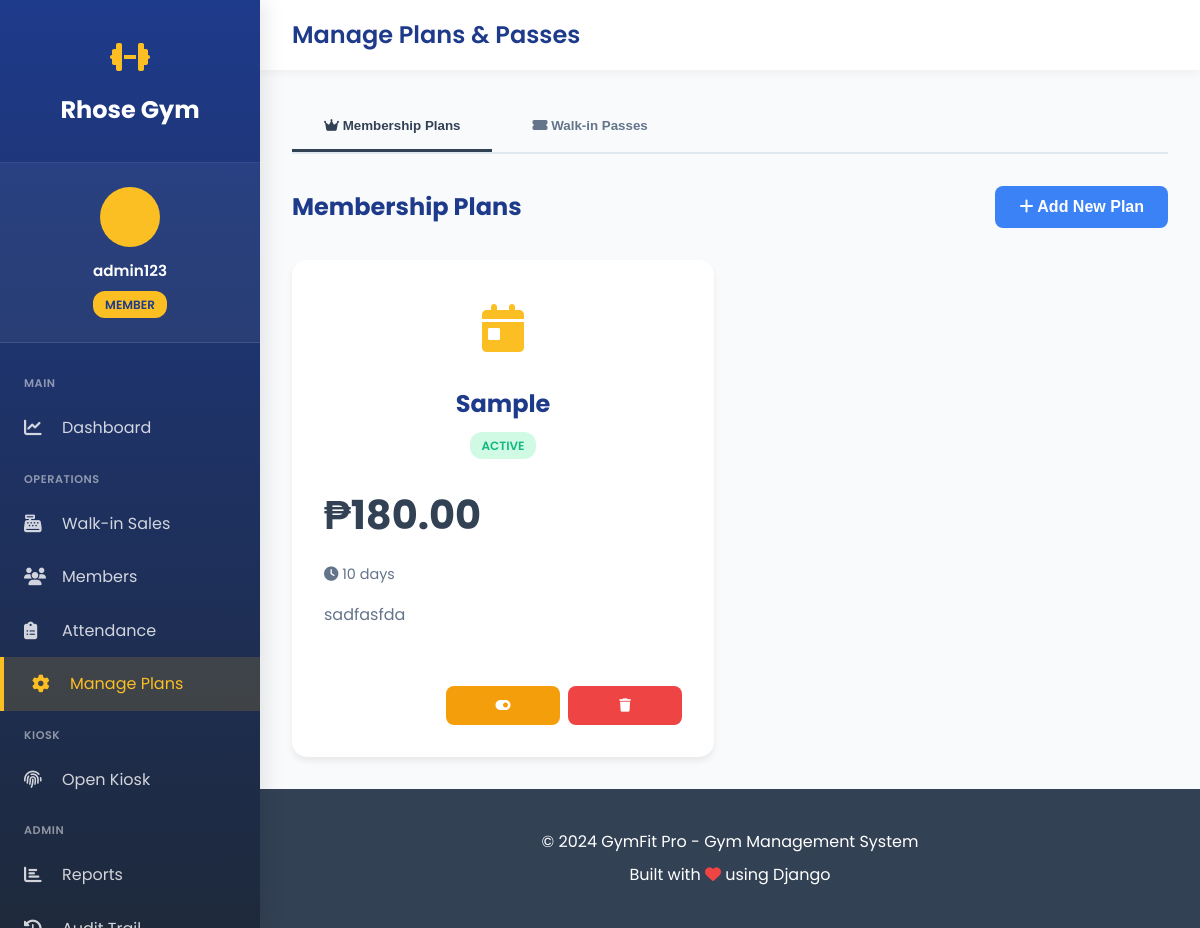
The page /manage-plans/ (signed in) on the database its author committed.
### gym_app/models.py (models this page shows, shortened)
class User(AbstractUser):
    ROLE_CHOICES = [
        ('admin', 'Admin'),
        ('staff', 'Staff'),
        ('member', 'Member'),
    ]
    role = models.CharField(max_length=10, choices=ROLE_CHOICES, default='member')
    mobile_no = models.CharField(max_length=20, blank=True, null=True)
    address = models.TextField(blank=True, null=True)
    birthdate = models.DateField(blank=True, null=True)
    age = models.IntegerField(blank=True, null=True)
    kiosk_pin = models.CharField(
        max_length=6,
        blank=True,
        null=True,
        unique=True,
        help_text="6-digit PIN for kiosk check-in/out",
        verbose_name="Kiosk PIN"
    )
    created_at = models.DateTimeField(auto_now_add=True)
    updated_at = models.DateTimeField(auto_now=True)
    class Meta:
        db_table = 'users'
        verbose_name = 'User'
        verbose_name_plural = 'Users'
    def is_admin(self):
        return self.role == 'admin' or self.is_superuser
    def is_staff_or_admin(self):
        return self.role in ['admin', 'staff'] or self.is_superuser or self.is_staff

class MembershipPlan(models.Model):
    name = models.CharField(max_length=100)
    duration_days = models.IntegerField(help_text="Duration in days")
    price = models.DecimalField(max_digits=10, decimal_places=2)
    description = models.TextField(blank=True, null=True)
    is_active = models.BooleanField(default=True)
    created_at = models.DateTimeField(auto_now_add=True)
    updated_at = models.DateTimeField(auto_now=True)
    class Meta:
        db_table = 'membership_plans'
        verbose_name = 'Membership Plan'
        verbose_name_plural = 'Membership Plans'
        ordering = ['price']

### gym_app/views.py (the view, shortened to what this page needs)
# urls.py: path('manage-plans/', views.manage_plans_view, name='manage_plans'),
@login_required
def manage_plans_view(request):
    if not request.user.is_staff_or_admin():
        messages.error(request, 'Access denied.')
        return redirect('dashboard')
    context = {
        'membership_plans': MembershipPlan.objects.all().order_by('-duration_days'),
        'walkin_passes': FlexibleAccess.objects.all().order_by('duration_days'),
    }
    return render(request, 'gym_app/manage_plans.html', context)

### templates/gym_app/manage_plans.html (shortened to what this page needs)
{% extends 'gym_app/base_sidebar.html' %}
{% block page_title %}Manage Plans & Passes{% endblock %}
{% block content %}
{% load static %}
<link rel="stylesheet" href="{% static 'gym_app/css/pages/manage_plans.css' %}">
<div class="tabs">
    <button class="tab active" onclick="switchTab('membership')">
        <i class="fas fa-crown"></i> Membership Plans
    </button>
    <button class="tab" onclick="switchTab('walkin')">
        <i class="fas fa-ticket-alt"></i> Walk-in Passes
    </button>
</div>
<div id="membership-tab" class="tab-content active">
    <div class="action-bar">
        <h2 style="color: var(--primary-blue); margin: 0;">Membership Plans</h2>
        <button class="btn btn-primary" onclick="openModal('membership', 'add')">
            <i class="fas fa-plus"></i> Add New Plan
        </button>
    </div>
    <div class="plans-grid">
        {% for plan in membership_plans %}
        <div class="plan-card {% if plan.duration_days >= 180 %}premium{% endif %}">
            <div class="plan-header">
                <div class="plan-icon">
                    <i class="fas fa-{% if plan.duration_days >= 365 %}gem{% elif plan.duration_days >= 180 %}star{% elif plan.duration_days >= 90 %}calendar-check{% else %}calendar-day{% endif %}"></i>
                </div>
                <h3 class="plan-name">{{ plan.name }}</h3>
                <span class="plan-status status-{% if plan.is_active %}active{% else %}inactive{% endif %}">
                    {% if plan.is_active %}Active{% else %}Inactive{% endif %}
                </span>
            </div>
            <div class="plan-price">₱{{ plan.price }}</div>
            <div class="plan-duration">
                <i class="fas fa-clock"></i> {{ plan.duration_days }} days
            </div>
            <p class="plan-description">
                {{ plan.description|default:"Full access to gym facilities and equipment" }}
            </p>
            <div class="plan-actions">
                <button class="btn-edit" onclick="openModal('membership', 'edit', {{ plan.id }})">
                    <i class="fas fa-edit"></i> Edit
                </button>
                <button class="btn-toggle" onclick="toggleStatus('membership', {{ plan.id }}, {{ plan.is_active|lower }})">
                    <i class="fas fa-toggle-{% if plan.is_active %}on{% else %}off{% endif %}"></i>
                </button>
                <button class="btn-delete" onclick="deletePlan('membership', {{ plan.id }}, '{{ plan.name }}')">
                    <i class="fas fa-trash"></i>
                </button>
            </div>
        </div>
        {% empty %}
        <div style="grid-column: 1/-1; text-align: center; padding: 4rem; color: var(--gray);">
            <i class="fas fa-inbox" style="font-size: 5rem; opacity: 0.3; margin-bottom: 1rem;"></i>
            <p>No membership plans yet. Add your first plan!</p>
        </div>
        {% endfor %}
    </div>
</div>
{% endblock %}

### templates/gym_app/base_sidebar.html (shortened to what this page needs)
<!DOCTYPE html>
<html lang="en">
<head>
    <link rel="stylesheet" href="https://cdnjs.cloudflare.com/ajax/libs/font-awesome/6.4.0/css/all.min.css">
</head>
<body class="has-sidebar">
    <aside class="sidebar" id="sidebar">
        <div class="sidebar-header">
            <div class="sidebar-logo">
                <i class="fas fa-dumbbell"></i>
            </div>
            <a href="{% url 'home' %}" class="sidebar-brand">Rhose Gym</a>
        </div>
        <div class="sidebar-user">
            <div class="sidebar-user-avatar">
            </div>
            <div class="sidebar-user-name">{{ user.get_full_name|default:user.username }}</div>
            <div style="text-align: center; margin-top: 0.5rem;">
                <span class="sidebar-user-role">{{ user.role }}</span>
            </div>
        </div>
            <nav class="sidebar-menu">
            <div class="sidebar-section">Main</div>
            <a href="{% url 'dashboard' %}" {% if request.path == '/dashboard/' %}class="active"{% endif %}>
                <i class="fas fa-chart-line"></i>
                <span>Dashboard</span>
            </a>
            <div class="sidebar-section">Operations</div>
            <a href="{% url 'walkin_purchase' %}" {% if 'walkin' in request.path %}class="active"{% endif %}>
                <i class="fas fa-cash-register"></i>
                <span>Walk-in Sales</span>
            </a>
            <a href="{% url 'members_list' %}" {% if 'members' in request.path %}class="active"{% endif %}>
                <i class="fas fa-users"></i>
                <span>Members</span>
            </a>
            <a href="{% url 'attendance_report' %}" {% if 'attendance' in request.path %}class="active"{% endif %}>
                <i class="fas fa-clipboard-list"></i>
                <span>Attendance</span>
            </a>
            <a href="{% url 'manage_plans' %}" {% if 'manage-plans' in request.path %}class="active"{% endif %}>
                <i class="fas fa-cog"></i>
                <span>Manage Plans</span>
            </a>
            <div class="sidebar-section">Kiosk</div>
            <a href="{% url 'kiosk_login' %}" target="_blank">
                <i class="fas fa-fingerprint"></i>
                <span>Open Kiosk</span>
            </a>
            {% if user.is_admin %}
            <div class="sidebar-section">Admin</div>
            <a href="{% url 'reports' %}" {% if 'reports' in request.path %}class="active"{% endif %}>
                <i class="fas fa-chart-bar"></i>
                <span>Reports</span>
            </a>
            <a href="{% url 'audit_trail' %}" {% if 'audit' in request.path %}class="active"{% endif %}>
                <i class="fas fa-history"></i>
                <span>Audit Trail</span>
            </a>
            {% endif %}
        </nav>
    </aside>
    <div class="main-wrapper">
        <div class="top-navbar">
            <div class="top-navbar-left">
                <h1>{% block page_title %}Dashboard{% endblock %}</h1>
            </div>
        </div>
        <main class="main-content">
            {% block content %}{% endblock %}
        </main>
        <footer class="footer">
            <div class="container">
                <p>&copy; 2024 GymFit Pro - Gym Management System</p>
                <p>Built with <i class="fas fa-heart" style="color: var(--danger);"></i> using Django</p>
            </div>
        </footer>
    </div>
</body>
</html>

### gym_app/static/gym_app/css/pages/manage_plans.css (style rules this page uses)
.tabs { display: flex; gap: 0.5rem; margin-bottom: 2rem; border-bottom: 2px solid #e2e8f0; }
.tab { padding: 1rem 2rem; background: none; border: none; border-bottom: 3px solid transparent; cursor: pointer; font-weight: 600; color: var(--gray); transition: all 0.3s; }
.tab.active { color: var(--primary); border-bottom-color: var(--primary); }
.tab-content { display: none; }
.tab-content.active { display: block; }
.action-bar { display: flex; justify-content: space-between; align-items: center; margin-bottom: 2rem; }
.plans-grid { display: grid; grid-template-columns: repeat(auto-fill, minmax(300px, 1fr)); gap: 2rem; }
.plan-card { background: var(--white); border-radius: 15px; padding: 2rem; box-shadow: 0 4px 6px rgba(0, 0, 0, 0.07); position: relative; transition: all 0.3s; }
.plan-header { text-align: center; margin-bottom: 1.5rem; }
.plan-icon { font-size: 3rem; color: var(--gold); margin-bottom: 1rem; }
.plan-name { font-size: 1.5rem; font-weight: 700; color: var(--primary-blue); margin-bottom: 0.5rem; }
.plan-price { font-size: 2.5rem; font-weight: 700; color: var(--primary); margin: 1rem 0; }
.plan-duration { color: var(--gray); font-size: 0.9rem; }
.plan-description { color: var(--gray); margin: 1rem 0; min-height: 60px; }
.plan-status { display: inline-block; padding: 0.25rem 0.75rem; border-radius: 12px; font-size: 0.75rem; font-weight: 600; text-transform: uppercase; }
.status-active { background: #d1fae5; color: var(--success); }
.plan-actions { display: flex; gap: 0.5rem; margin-top: 1.5rem; }
.plan-actions button { flex: 1; padding: 0.75rem; border: none; border-radius: 8px; font-weight: 600; cursor: pointer; transition: all 0.3s; }
.btn-edit { background: var(--primary); color: var(--white); }
.btn-delete { background: var(--danger); color: var(--white); }
.btn-toggle { background: var(--warning); color: var(--white); }

### rows shown on the page
User: get_full_name "admin123", role "MEMBER"
MembershipPlan: name "Sample", is_active "ACTIVE", price "180.00", duration_days "10", description "sadfasfda"
